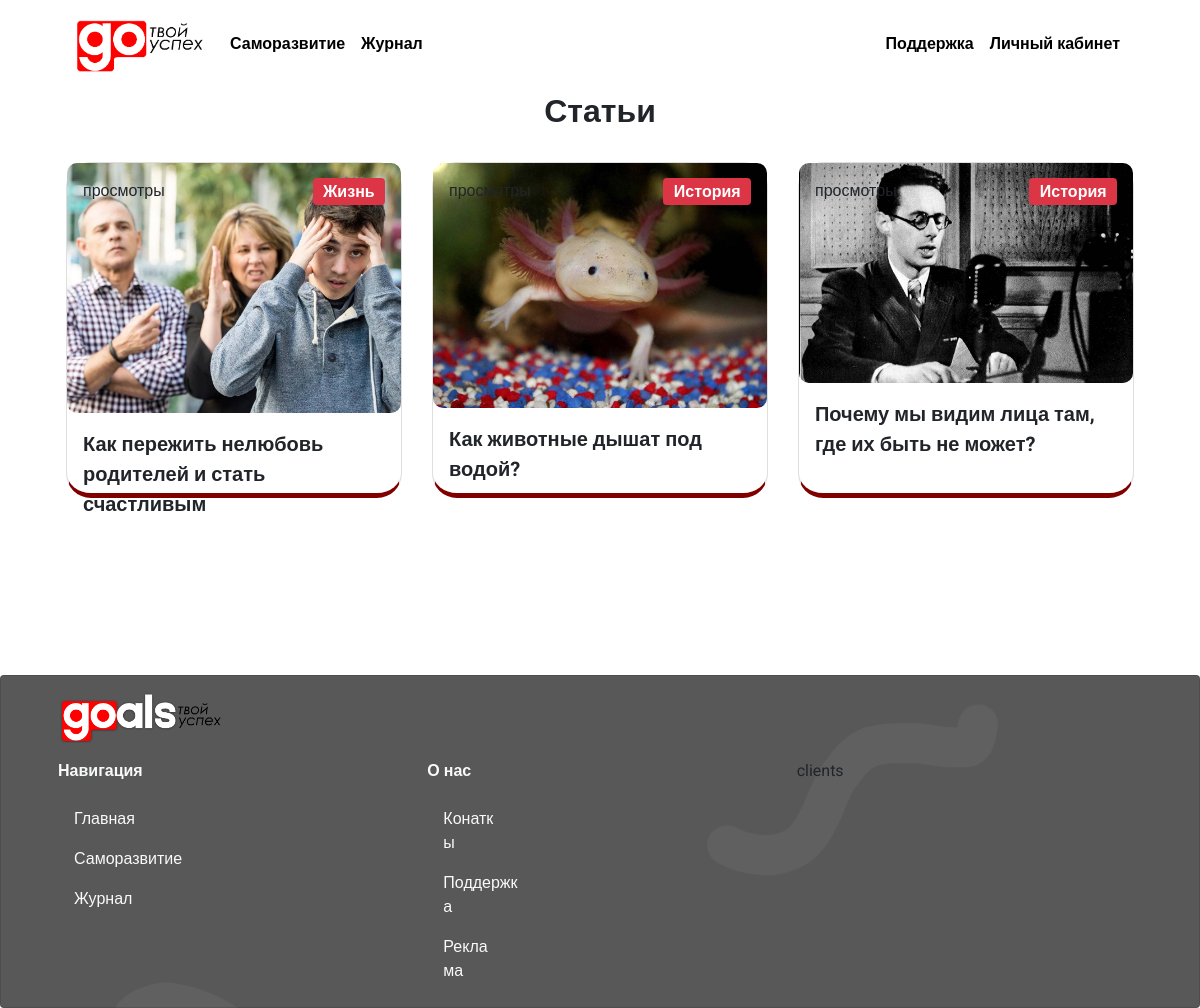
Page /journal/article on the committed database.
### journal/models.py (models this page shows, shortened)
class Article(models.Model):
    title_article=models.CharField(max_length=100, verbose_name='Название статьи')
    content_article=models.TextField(blank=True, verbose_name='Текст статьи', max_length=10000)
    created_at_article=models.DateTimeField(auto_now_add=True, verbose_name='Статья создана')
    photo_article=models.ImageField(upload_to = 'photos/%Y/%m/%d/',  verbose_name='Фото статьи')
    is_published_article=models.BooleanField(default=True, verbose_name='Публиковать статью')
    theme_article=models.ForeignKey('Theme_article', on_delete=models.PROTECT, null=True, verbose_name='Тема статьи')
    views_article =models.IntegerField(default=0)
    def get_absolute_url(self):
        return reverse('content_article', kwargs={ "pk": self.pk })
    class Meta:
        verbose_name = 'Статья'
        verbose_name_plural = 'Статьи'
        ordering=['-created_at_article']

class Theme_article(models.Model):
    title_theme_article=models.CharField(max_length=150, db_index=True, verbose_name='Наименование темы статьи')
    def __str__(self):
        return self.title_theme_article
    class Meta:
        verbose_name = 'Тема статьи'
        verbose_name_plural = 'Темы статей'
        ordering=['title_theme_article']

### journal/views.py (the view)
# urls.py: path('article', ArticleViews.as_view(), name='article'),
class ArticleViews(ListView):
    model=Article
    template_name= 'journal/article.html'
    context_object_name= 'article'

### journal/templates/journal/article.html (shortened to what this page needs)
{% extends 'base.html' %}
{% block navbar %}
{% include 'inc/_nav.html' %}
{% endblock %}
{% block face %}
<div class="gg">
    <div class="card-article">
        <p class="modal-title fs-2 fw-bold"style="margin-bottom:20px;">Статьи</p>
            {% for item in article %}
                <a href="{{ item.get_absolute_url }}" style="margin-bottom:20px;" class="art btn">
                    <div class="card art" style="width: 336px; height: 336px; border-bottom: 5px solid maroon;">
                        <img src=" {{ item.photo_article.url }} " style="width: 334px;" class="card-img-top art-img" alt="...">
                        <div class="card-img-overlay text-start">
                            просмотры
                            <span class="badge bg-danger fs-6" style="float: right;">{{ item.theme_article }}</span>
                        </div>
                        <div class="card-body">
                            <p class="card-title fs-5 fw-bold text-start">{{item.title_article}}</p>
                        </div>
                    </div>
                </a>
                {% endfor %}
    </div>
{% endblock %}

### rows in the picture
Article: photo_article (picture), theme_article "Жизнь", title_article "Как пережить нелюбовь родителей и стать счастливым"
Article: photo_article (picture), theme_article "История", title_article "Как животные дышат под водой?"
Article: photo_article (picture), theme_article "История", title_article "Почему мы видим лица там, где их быть не может?"
